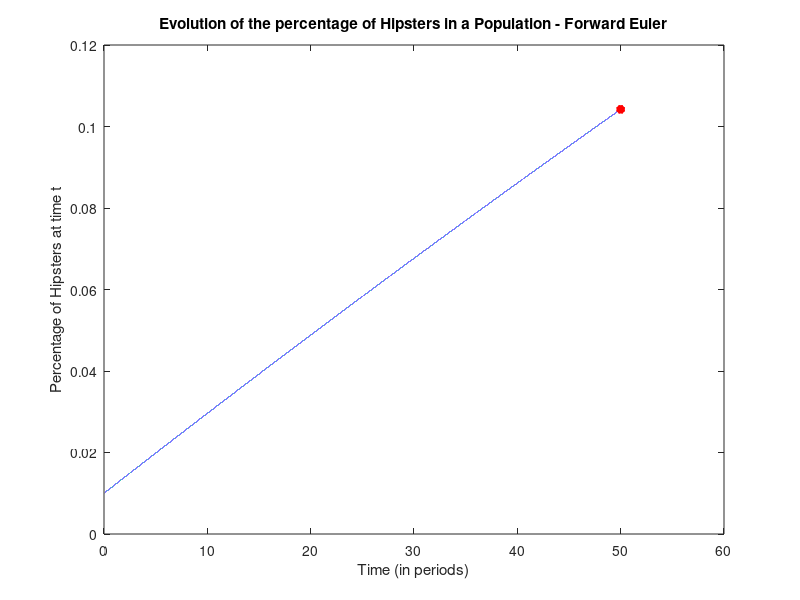

Source code (MATLAB):
clc
clear
close



N = 100000;
t0 = 0;
T = 50;
dt = (T-t0)/N;

p0 = 0.01; % Percentage of Hipsters in the population at time 0
r = 0.1; % Percentage of people born Hipster from couples with at least 1 non Hipsters parent
b = 0.02; %Birth rate


P = [p0 zeros(1,N)];
t = [t0 zeros(1,N)];

%% Forward Euler
for n = 1:N
    dp = r*b*(1-P(n))*dt;
    P(n+1) = P(n) + dp;
    t(n+1)=t(n)+dt;
end

Percentage_Hipsters_Time50 = P(end);
plot(t,P)
hold on
plot(t(end),P(end),"r*","LineWidth",3);
hold off
title('Evolution of the percentage of Hipsters in a Population - Forward Euler')
xlabel('Time (in periods)')
ylabel('Percentage of Hipsters at time t')

fprintf('Percentage of Hipsters after 50 periods (Using Forward Euler):  %.9f Percent \n',Percentage_Hipsters_Time50)

%% Error of the numerical solution
p_analytical = 0.1042109561444000; %Analytical solution for p
error = abs(Percentage_Hipsters_Time50-p_analytical);
fprintf('The error of the estimation is %.16f \n',error)
